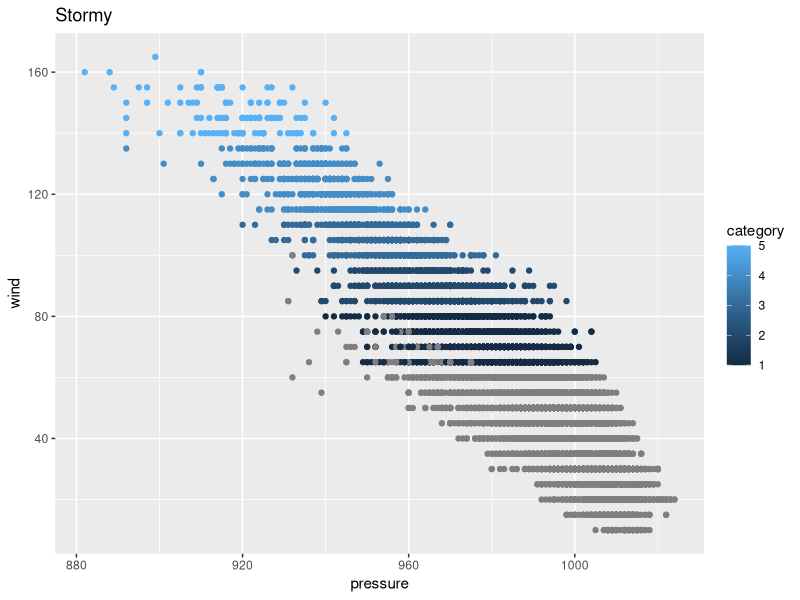

Recreate this plot in R.
## ---- chunk 1

library(tidyverse)

## ---- chunk 2

ggplot(data = storms) +
  geom_point (mapping = aes(x = pressure, y=wind, color = category)) +
  labs(title = "Stormy")

